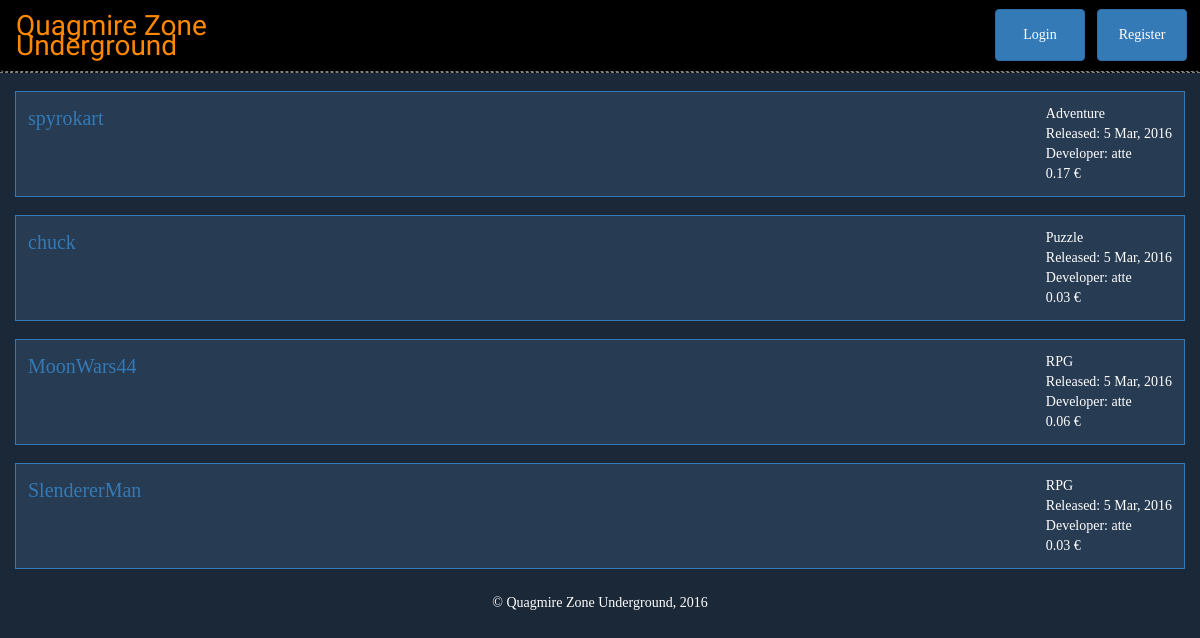
The page /gamelist on the database its author committed.
### gamestore/models.py (models this page shows)
class Game(models.Model):
    name = models.CharField(max_length=80)
    URL = models.CharField(max_length=150, unique=True, validators=[URLAllowedChars])
    gameSource = models.URLField(max_length=300, unique=True)
    isPublic = models.BooleanField(default=False)
    genre = models.CharField(max_length=30, default='Unspecified', choices=GAME_GENRES)
    description = models.TextField(blank=True) # TODO: Think about how to implement line feeds.
    image = models.URLField(blank=True)
    image2 = models.URLField(blank=True)
    developer = models.ForeignKey(
        User,
        on_delete=models.SET_NULL,
        null=True)
    price = models.DecimalField(max_digits=7, decimal_places=2, default=0)
    createDate = models.DateTimeField(auto_now_add=True, null=True) # TODO: Not sure if works.
    updateDate = models.DateTimeField(auto_now=True, null=True)

### gamestore/views.py (the view)
# urls.py: url(r'^gamelist$', views.gameList),
def gameList(request):
	user = request.user
	games = Game.objects.filter(isPublic=True)
	genres = []
	for game in games:
		if game.genre not in genres:
			genres.append(game.genre)
	if len(genres) is 0:
		context = {'user': user, 'games': games, 'genres': genres}
	else:
		context = {'user': user, 'games': sorted(games, key=lambda x: x.name), 'genres': sorted(genres)}
	return render(request, 'game_list.html', context)

### gamestore/templates/game_list.html (shortened to what this page needs)
{% load staticfiles %}
<html>
    <head>
        <link rel="stylesheet" href="https://maxcdn.bootstrapcdn.com/bootstrap/3.3.6/css/bootstrap.min.css">
        <link rel="stylesheet" type="text/css" href="{% static 'quagmire.css' %}">
    </head>
    <body>
        <header>
            <nav class="navbar">
                <ul class="nav navbar-nav">
                    <li class="title"><a href="/">Quagmire Zone<br>Underground</a></li>
                </ul>
                <div class="navbar-collapse">
                    <ul class="nav navbar-nav navbar-right">
                        {% if user.is_authenticated %}
                            <li>
                                <a href="/user/{{ user.username }}" class="btn btn-primary navbar-btn">{{ user.username }}</a>
                            </li>
                            {% if user.userextension.isDeveloper %}
                                <li>
                                    <a href="/developer/{{ user.username }}" class="btn btn-success navbar-btn">Developer page</a>
                                </li>
                            {% endif %}
                            <li>
                                <a href="/logout" class="btn btn-link navbar-btn" role="button">Logout</a>
                            </li>
                        {% else %}
                            <li>
                                <a href="/login" class="btn btn-primary navbar-btn" role="button">Login</a>
                            </li>
                            <li>
                                <a href="/register" class="btn btn-primary navbar-btn" role="button">Register</a>
                            </li>
                        {% endif %}
                    </ul>
                </div>
            </nav>
        </header>
        <div class="container">
            <div class="row">
                {% if games|length == 0 %}
                    <div class="generic">
                        No games were found. Perhaps you should become a <a href="/developerinfo">developer</a>?
                    </div>
                {% else %}
                    {% for genre in genres %}
                        {% for game in games %}
                            {% if game.genre == genre %}
                                <div class="gameinfo">
                                    <div class="gameinfo-left">
                                        <a href="/game/{{ game.URL }}">{{ game.name }}</a><br><img class="resize" src="{{ game.image }}"><img class="resize image-secondary" src="{{ game.image2 }}">
                                    </div>
                                    <div class="gameinfo-right">
                                        {{ genre }}<br>Released: {{ game.createDate|date:'j M, Y' }}<br>Developer: {{ game.developer }}<br>{{ game.price }} €
                                    </div>
                                </div>
                            {% endif %}
                        {% endfor %}
                    {% endfor %}
                {% endif %}
            </div>
        </div>
        <footer class="footer">&copy; Quagmire Zone Underground, 2016</footer>
    </body>
</html>

### gamestore/static/quagmire.css (style rules this page uses)
body { margin: 0; height: 100%; background: #1B2838; color: #FFFFFF; font-family: "Verdana"; }
header { width: 100%; background: #000000; border-bottom: 1px dashed gray; }
.navbar { margin-bottom: 0; border-bottom: 1px dashed gray; }
.title { text-decoration: none; font-family: "Nosifer"; font-size: 28px; }
.title a { color: #FF8800; }
@media (min-width: 768px) { .nav > li > a.btn { min-width: 90px; margin-right: 12px; } }
.gameinfo { background-color: #273B52; border: 1px solid #337AB7; margin: 18px 0; padding: 12px; overflow: hidden; }
.gameinfo-left { float: left; font-size: 20px; }
.gameinfo-right { float: right; }
footer { width: 100%; text-align: center; margin: 6px 0; }

### rows shown on the page
Game: name "spyrokart", genre "Adventure", createDate "5 Mar, 2016", developer "atte", price "0.17"
Game: name "chuck", genre "Puzzle", createDate "5 Mar, 2016", developer "atte", price "0.03"
Game: name "MoonWars44", createDate "5 Mar, 2016", developer "atte", price "0.06"
Game: genre "RPG", name "SlendererMan", createDate "5 Mar, 2016", developer "atte", price "0.03"
